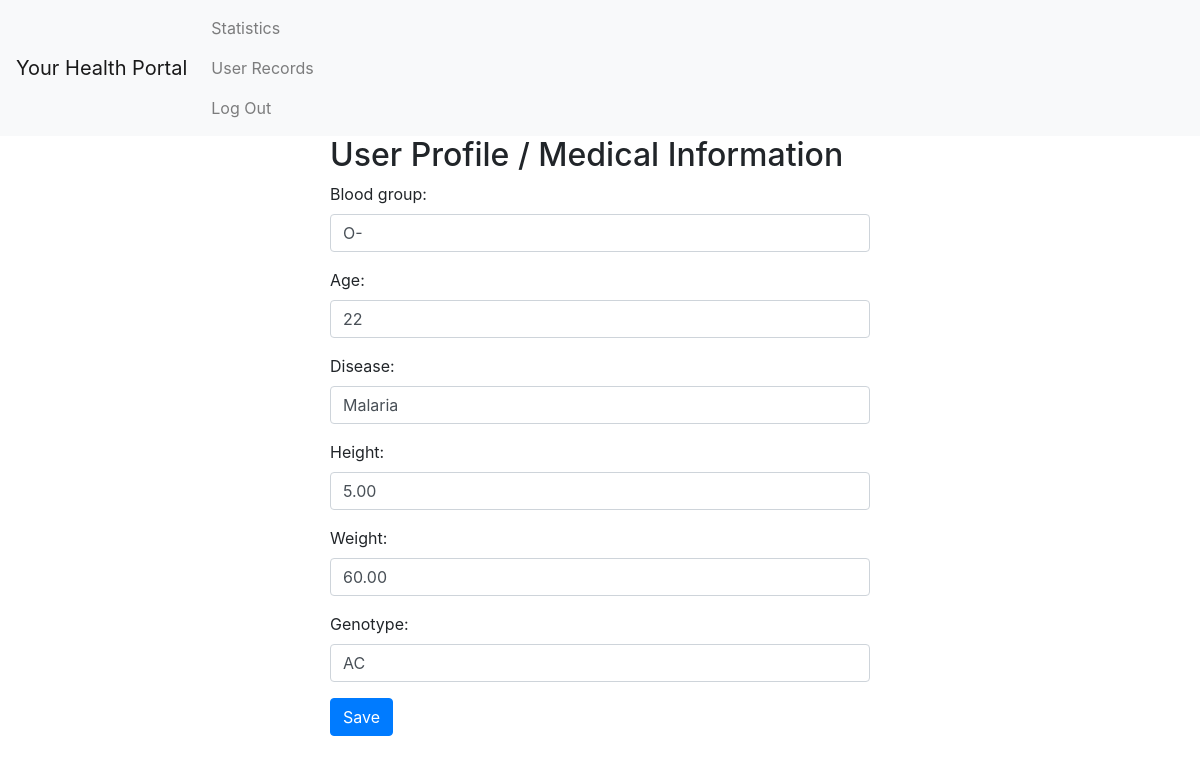
Screenshot of /user_profile/ (signed in) with the database file from the repository.
### health_app/models.py (models this page shows)
class MedicalRecord(models.Model):
    id = models.UUIDField(primary_key=True, default=uuid.uuid4, editable=False)
    user = models.ForeignKey(CustomUser, on_delete=models.CASCADE)
    blood_group = models.CharField(max_length=5, blank=True, null=True)
    disease =  models.CharField(max_length=200, blank=True, null=True)
    age = models.IntegerField(blank=True, null=True)
    height = models.DecimalField(max_digits=5, decimal_places=2, blank=True, null=True)
    weight = models.DecimalField(max_digits=5, decimal_places=2, blank=True, null=True)
    genotype = models.CharField(max_length=10, blank=True, null=True)
    created_at = models.DateTimeField(auto_now_add=True)
    updated_at = models.DateTimeField(auto_now=True)

### health_app/views.py (the view)
# urls.py: path('user_profile/', views.user_profile, name='user_profile'),
def user_profile(request):
    medical_record, created = MedicalRecord.objects.get_or_create(user=request.user)
    if request.method == 'POST':
        form = MedicalInfoForm(request.POST, instance=medical_record)
        if form.is_valid():
            form.save()
            return redirect('statistics')
    else:
        form = MedicalInfoForm(instance=medical_record)
    return render(request, 'user_profile.html', {'form': form, 'medical_record': medical_record})

### health_app/forms.py
class MedicalInfoForm(forms.ModelForm):
    class Meta:
        model = MedicalRecord
        fields = ('blood_group', 'age', 'disease', 'height', 'weight', 'genotype')
    blood_group = forms.CharField(widget=forms.TextInput(attrs={'class': 'form-control'}))
    age = forms.IntegerField(widget=forms.TextInput(attrs={'class': 'form-control'}))
    disease = forms.CharField(widget=forms.TextInput(attrs={'class': 'form-control'}))
    height = forms.FloatField(widget=forms.TextInput(attrs={'class': 'form-control'}))
    weight = forms.FloatField(widget=forms.TextInput(attrs={'class': 'form-control'}))
    genotype = forms.CharField(widget=forms.TextInput(attrs={'class': 'form-control'}))

### health_app/templates/user_profile.html (shortened to what this page needs)
{% extends "base.html" %}
{% block content %}
    <div class="row justify-content-center">
        <div class="col-md-6">
            <h2>User Profile / Medical Information</h2>
            <form method="post">
                {{ form.as_p }}
                <button type="submit" class="btn btn-primary">Save</button>
            </form>
        </div>
    </div>
{% endblock %}

### rows the page displays
MedicalRecord: blood_group "O-", age "22", disease "Malaria", height "5.00", weight "60.00", genotype "AC"
